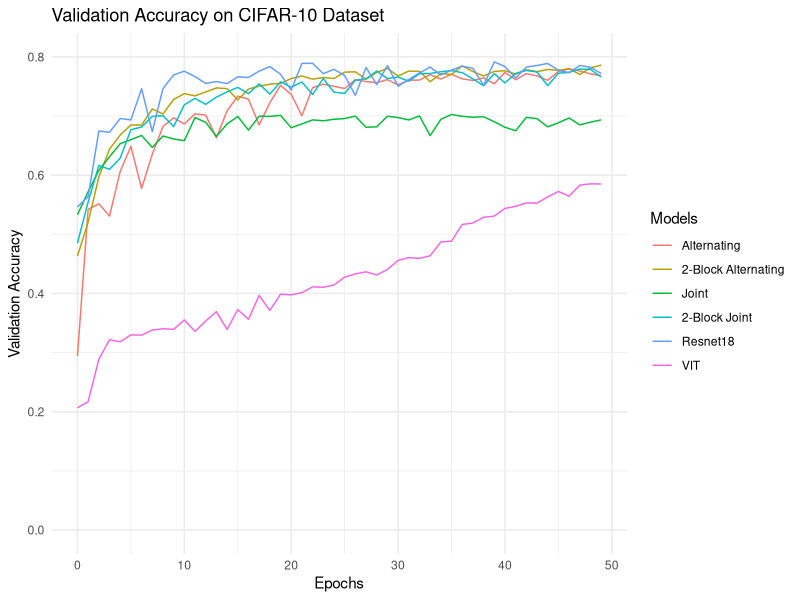
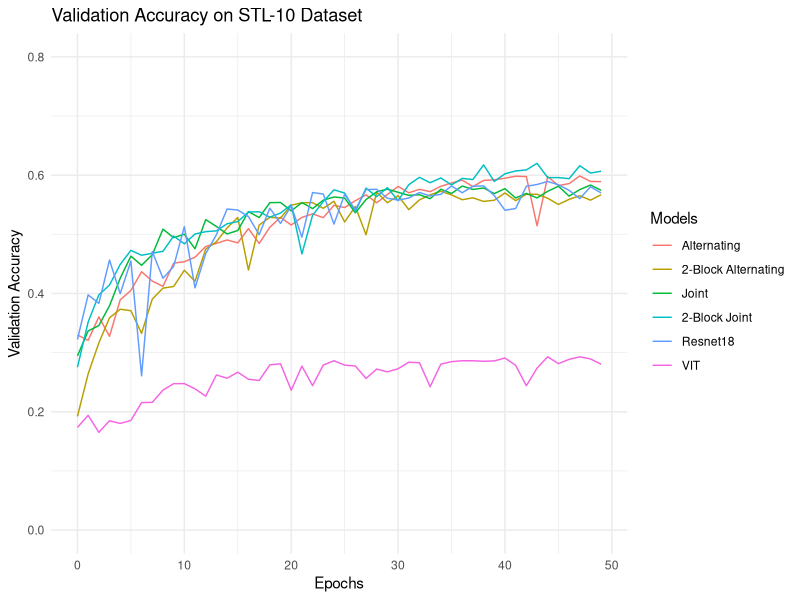
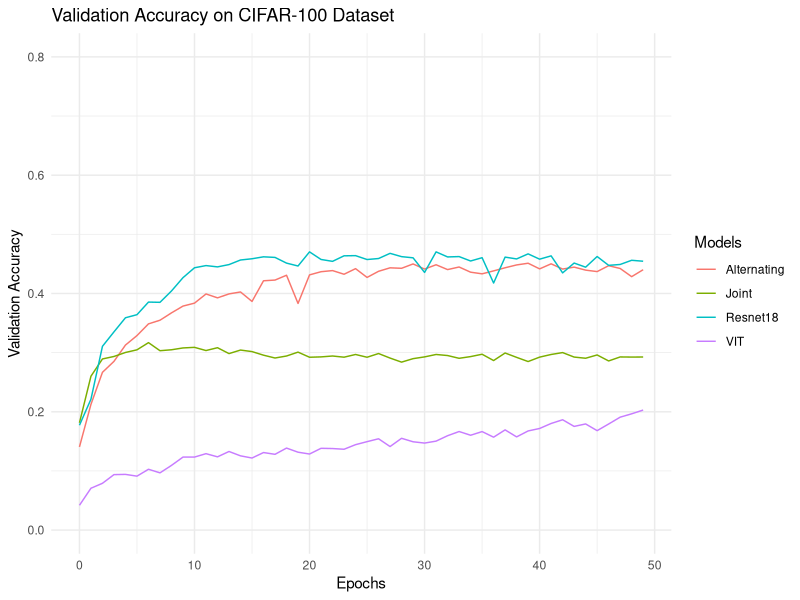
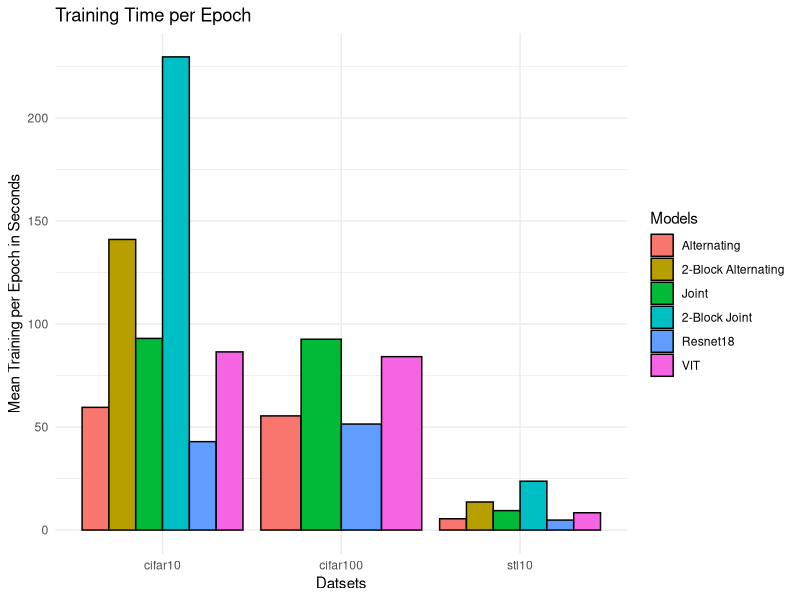

R code for these plots, in order:
## ---- chunk 1
knitr::opts_chunk$set(echo = TRUE)
library(tidyverse)
## ---- chunk 2
df <- rbind((tibble(read.csv("cifar10_results.csv")) %>%
             add_column(dataset="cifar10")),
            (tibble(read.csv("stl10_results.csv")) %>%
             add_column(dataset="stl10")),
            (tibble(read.csv("CIFAR100_results.csv")) %>%
             add_column(dataset="cifar100"))) %>% 
      mutate(ModelType = case_when(BatchSize==64 ~ ModelType,
                                  BatchSize==32 ~ paste(ModelType, "2Block", sep=""))) %>%
      mutate(BatchSize=factor(BatchSize),
             ModelType=factor(ModelType),
             dataset=factor(dataset))
df
## ---- chunk 3
ggplot(df %>% filter(dataset=="cifar10"), aes(x=Epoch, y=ValidationAccuracy, color=ModelType)) +
  geom_line() +
  theme_minimal() +
  ggtitle("Validation Accuracy on CIFAR-10 Dataset") +
  xlab("Epochs") +
  scale_y_continuous(
    name = "Validation Accuracy",
    limits = c(0, 0.8)
  ) +
  scale_color_discrete('Models', labels=c('Alternating',
                               '2-Block Alternating',
                               'Joint',
                               '2-Block Joint',
                               'Resnet18',
                               'VIT'))

ggplot(df %>% filter(dataset=="stl10"), aes(x=Epoch, y=ValidationAccuracy, color=ModelType)) +
  geom_line() +
  theme_minimal() +
  ggtitle("Validation Accuracy on STL-10 Dataset") +
  xlab("Epochs") +
  scale_y_continuous(
    name = "Validation Accuracy",
    limits = c(0, 0.8)
  ) +
  scale_color_discrete('Models', labels=c('Alternating',
                               '2-Block Alternating',
                               'Joint',
                               '2-Block Joint',
                               'Resnet18',
                               'VIT'))

ggplot(df %>% filter(dataset=="cifar100"), aes(x=Epoch, y=ValidationAccuracy, color=ModelType)) +
  geom_line() +
  theme_minimal() +
  ggtitle("Validation Accuracy on CIFAR-100 Dataset") +
  xlab("Epochs") +
  scale_y_continuous(
    name = "Validation Accuracy",
    limits = c(0, 0.8)
  ) +
  scale_color_discrete('Models', labels=c('Alternating',
                               'Joint',
                               'Resnet18',
                               'VIT'))
## ---- chunk 4
times_df <- df %>% 
  filter(TrainTime < 1000) %>%
  group_by(dataset, ModelType) %>%
  summarise(mean_time=mean(TrainTime))

df %>%
  group_by(dataset, ModelType) %>%
  summarise(NumParameters = mean(NumParameters))

ggplot(times_df, aes(x=dataset, y=mean_time, fill=ModelType)) +
  geom_col(position = position_dodge(), color='black') +
  theme_minimal()  +
  ggtitle("Training Time per Epoch") +
  xlab("Datsets") +
  ylab("Mean Training per Epoch in Seconds")  +
  scale_fill_discrete('Models', labels=c('Alternating',
                               '2-Block Alternating',
                               'Joint',
                               '2-Block Joint',
                               'Resnet18',
                               'VIT'))
